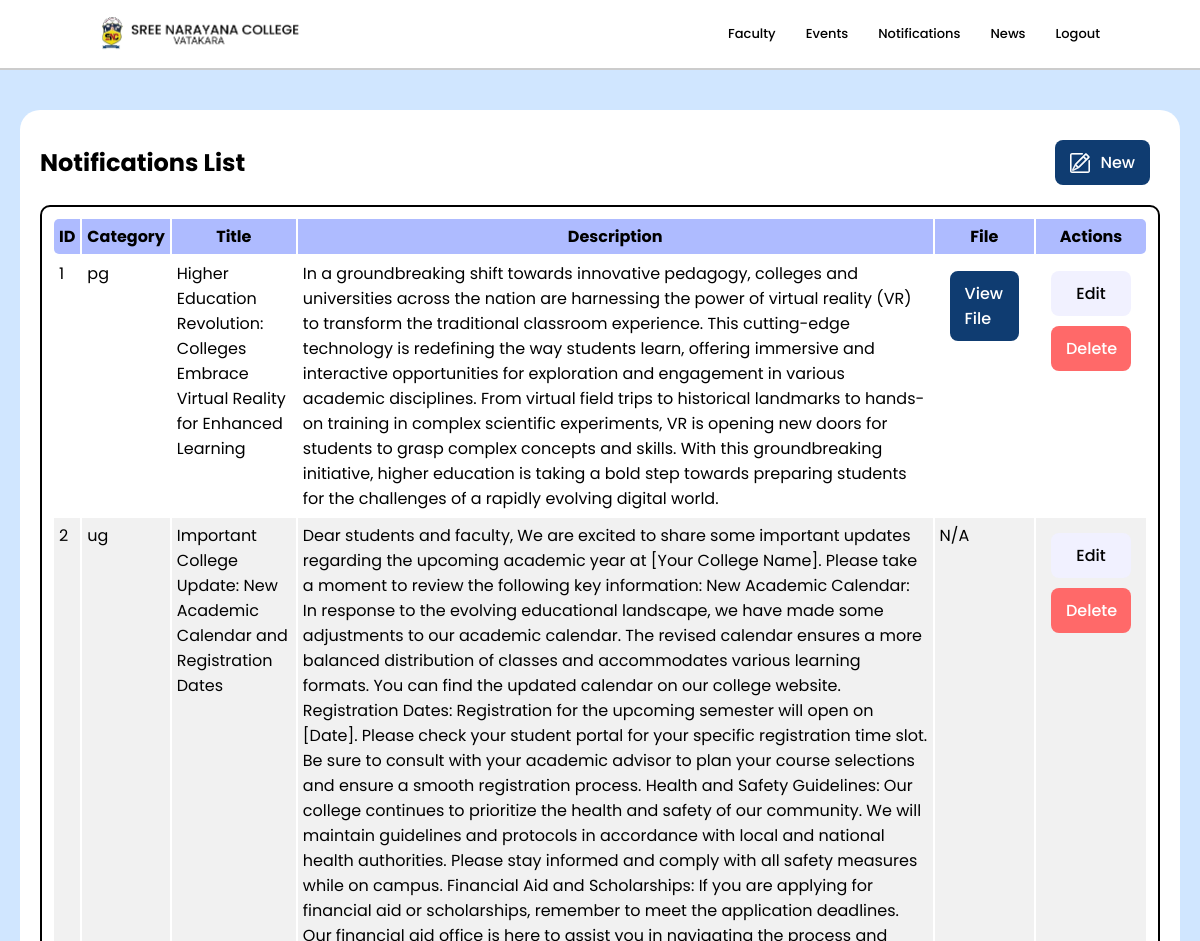
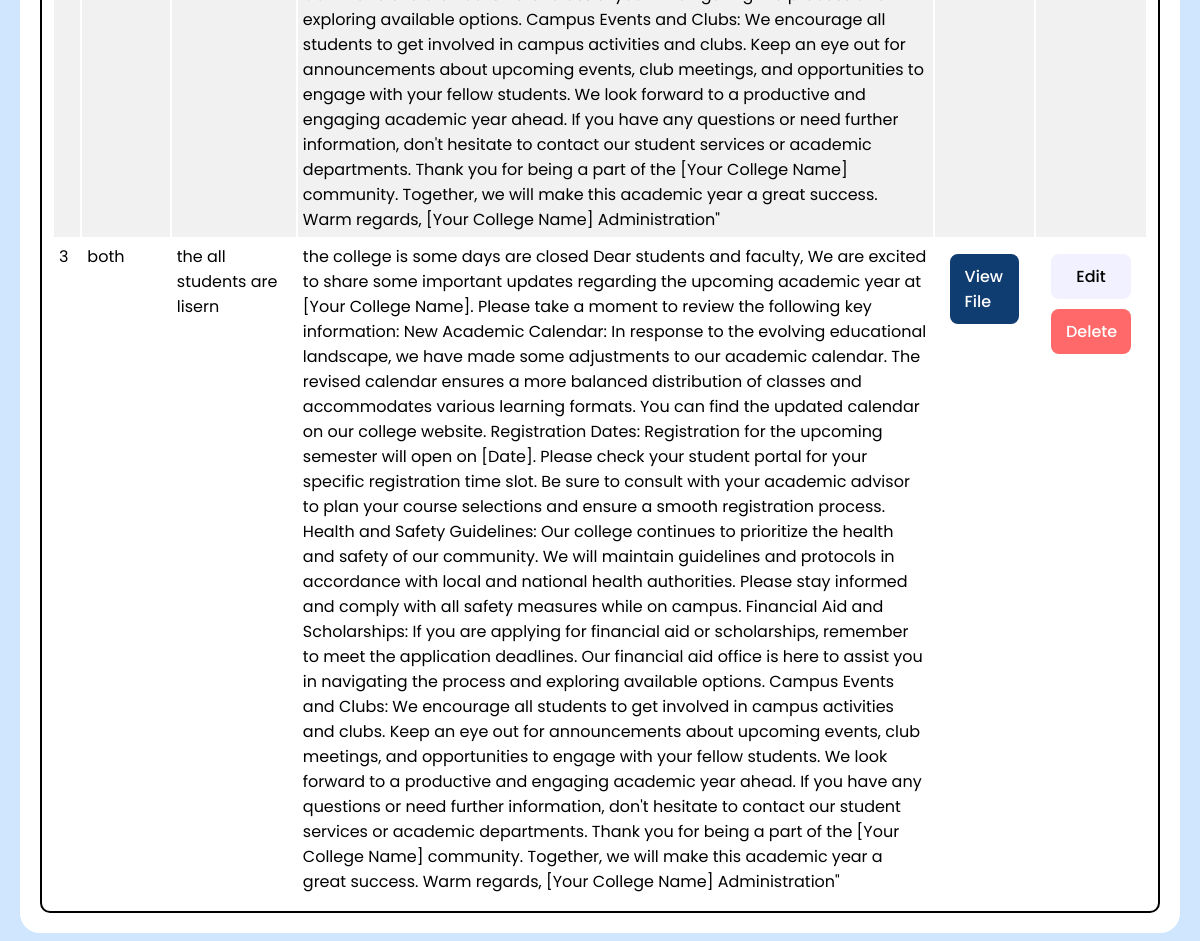
Screenshot of /list_notifications/ (signed in) with the database file from the repository (2 pictures, top to bottom).
### myapp/models.py (models this page shows, shortened)
class Notification(models.Model):
    category = models.CharField(max_length=50)
    title = models.CharField(max_length=100)
    description = models.TextField()
    file = models.FileField(upload_to='uploads/', null=True, blank=True)

### myapp/views.py (the view)
# urls.py: path('list_notifications/', views.list_notifications, name='list_notifications'),
def list_notifications(request):
    if 'username' in request.session:
        notifications = Notification.objects.all()
        return render(request, 'notification_list.html', {'notifications': notifications})
    return redirect('login')

### templates/notification_list.html
{% extends "admin_header.html" %} {% block content %} {% load static %}
<div class="admin-container">
  <div class="admin-title">
    <h2>Notifications List</h2>
    <a class="btn-add btn" href="{% url 'create_notification' %}"
      ><img src="{% static 'assets/new.svg' %}" class="img-small" alt="" />New
    </a>
  </div>
  <div class="table-con">
    <table>
      <thead>
        <tr>
          <th>ID</th>
          <th>Category</th>
          <th>Title</th>
          <th>Description</th>
          <th>File</th>
          <th class="actions">Actions</th>
        </tr>
      </thead>
      <tbody>
        {% for notification in notifications %}
        <tr>
          <td>{{ notification.id }}</td>
          <td>{{ notification.category }}</td>
          <td>{{ notification.title }}</td>
          <td>{{ notification.description }}</td>
          <td>
            {% if notification.file %}<a
              href="{{ notification.file.url }}"
              class="btn-add btn"
              target="_blank"
              >View File</a
            >{% else %}N/A{% endif %}
          </td>
          <td>
            <a
              class="btn-edit btn"
              href="{% url 'update_notification' notification.id %}"
              >Edit</a
            >
            <a
              class="btn-delete btn"
              href="{% url 'delete_notification' notification.id %}"
              >Delete</a
            >
          </td>
        </tr>
        {% endfor %}
      </tbody>
    </table>
  </div>
</div>
{% endblock %}

### myapp/static/styles.css (style rules this page uses)
*, *::after, *::before { box-sizing: border-box; margin: 0; padding: 0; font-family: "Poppins"; }
:root { --primary: #0f3c71; --primary-light: #1b5292; --sec: #aebbff; --third: #f1f1ff; --conPad: 100px; --conPadSmall: 15px; }
body { margin-top: 70px; display: flex; justify-content: space-between; flex-direction: column; height: 100vh; }
.btn { border: none; padding: 10px 15px; border-radius: 8px; display: flex; align-items: center; justify-content: space-between; font-weight: 500; cursor: pointer; text-decoration: none; }
.btn img { width: 20px; margin-right: 10px; }

### myapp/static/admin.css (style rules this page uses)
*, *::after, *::before { box-sizing: border-box; margin: 0; padding: 0; font-family: "Poppins"; }
:root { --primary: #0f3c71; --primary-light: #1b5292; --sec: #aebbff; --third: #f1f1ff; }
body { height: 100vh; background-color: #d0e6ff; padding-inline: 20px; }
body, .contain-admin { display: flex; align-items: center; justify-content: center; }
.admin-body { background-color: #d0e6ff; margin-top: 80px; justify-content: unset; height: auto; }
.admin-container { background-color: white; margin-block: 30px; padding: 20px; border-radius: 20px; width: 100%; }
.admin-title { display: flex; align-items: center; justify-content: space-between; margin-bottom: 10px; }
.btn-add { background-color: var(--primary); color: white; margin: 10px; }
.btn-edit { background-color: var(--third); color: black; min-width: 5rem; width: fit-content; text-align: center; justify-content: center; margin: 10px; }
.btn-delete { background-color: rgb(255, 105, 105); color: white; width: 5rem; margin: 10px; }
tbody { overflow-y: auto; }
tbody tr:nth-child(even) { background-color: rgb(241, 241, 241); }
tr td, tr th { padding: 5px; }
tr td { vertical-align: top; }
table { border: 2px solid black; overflow: hidden; border-radius: 10px; padding: 10px; }
thead tr { background-color: #aebbff; }
thead th { padding: 5px; }
thead tr th:last-child { border-top-right-radius: 5px; border-bottom-right-radius: 5px; }
thead tr th:first-child { border-top-left-radius: 5px; border-bottom-left-radius: 5px; }
.table-con { overflow: auto; width: 100%; }

### rows the page displays
Notification: id "1", category "pg", title "Higher Education Revolution: Colleges Embrace Virtual Reality for Enhanced Learning", description "In a groundbreaking shift towards innovative pedagogy, colleges and universities across the nation are harnessing the power of virtual reality (VR) to transform the traditional classroom experience. This cutting-edge technology is redefining the way students learn, offering immersive and interactive opportunities for exploration and engagement in various academic disciplines. From virtual field trips to historical landmarks to hands-on training in complex scientific experiments, VR is opening new doors for students to grasp complex concepts and skills. With this groundbreaking initiative, higher education is taking a bold step towards preparing students for the challenges of a rapidly…"
Notification: id "2", category "ug", title "Important College Update: New Academic Calendar and Registration Dates", description "Dear students and faculty, We are excited to share some important updates regarding the upcoming academic year at [Your College Name]. Please take a moment to review the following key information: New Academic Calendar: In response to the evolving educational landscape, we have made some adjustments to our academic calendar. The revised calendar ensures a more balanced distribution of classes and accommodates various learning formats. You can find the updated calendar on our college website. Registration Dates: Registration for the upcoming semester will open on [Date]. Please check your student portal for your specific registration time slot. Be sure to consult with your academic advisor…", file "N/A"
Notification: id "3", category "both", title "the all students are lisern", description "the college is some days are closed Dear students and faculty, We are excited to share some important updates regarding the upcoming academic year at [Your College Name]. Please take a moment to review the following key information: New Academic Calendar: In response to the evolving educational landscape, we have made some adjustments to our academic calendar. The revised calendar ensures a more balanced distribution of classes and accommodates various learning formats. You can find the updated calendar on our college website. Registration Dates: Registration for the upcoming semester will open on [Date]. Please check your student portal for your specific registration time slot. Be sure to…"
